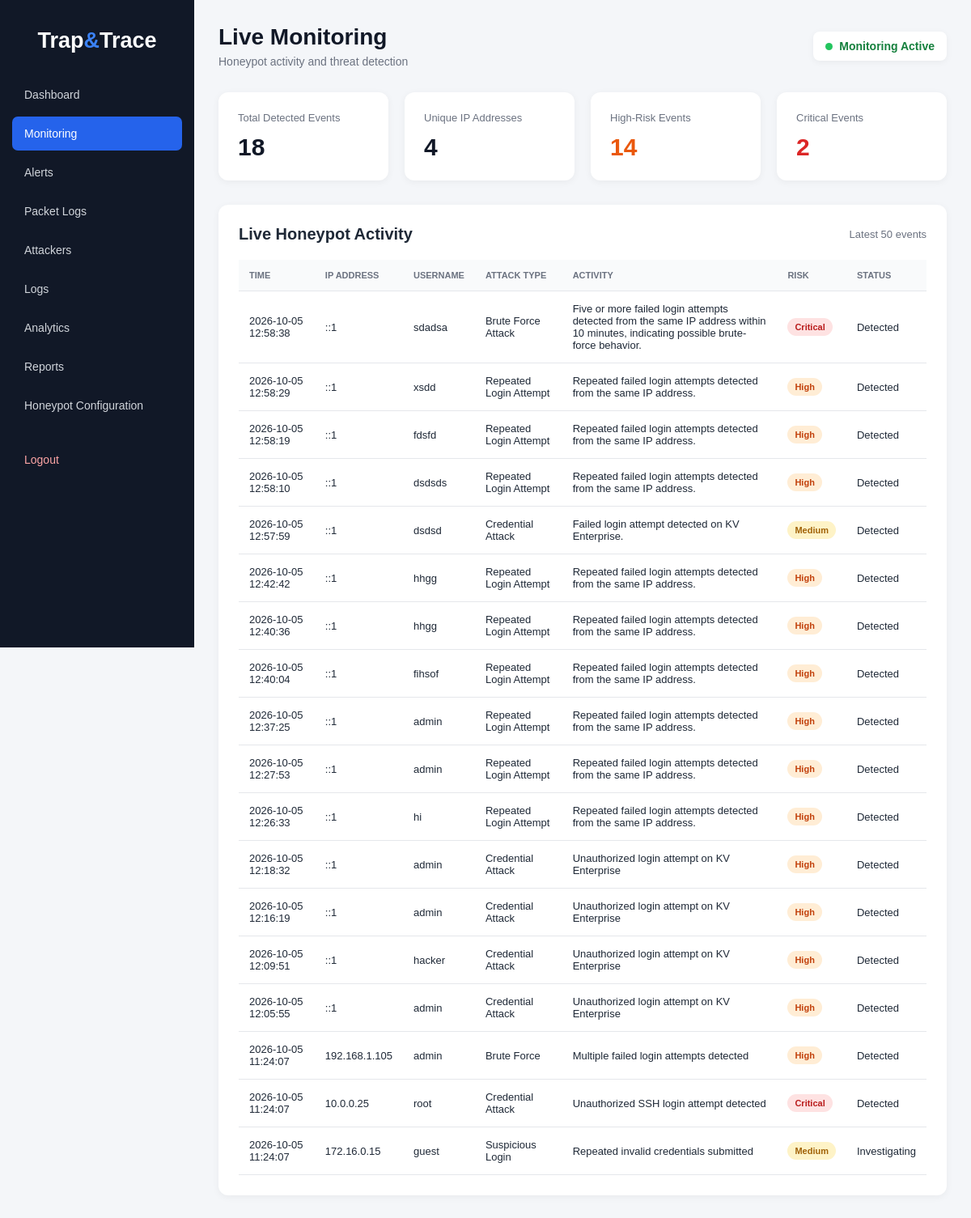
/Pages/monitoring.php (signed in), run on the app's committed database.
### tables this page shows
CREATE TABLE `attack_events` (
  `id` int(11) NOT NULL,
  `ip_address` varchar(45) NOT NULL,
  `username` varchar(100) DEFAULT NULL,
  `attack_type` varchar(100) NOT NULL,
  `command` text DEFAULT NULL,
  `activity` text NOT NULL,
  `risk_level` enum('Low','Medium','High','Critical') NOT NULL DEFAULT 'Low',
  `status` enum('Detected','Investigating','Resolved') NOT NULL DEFAULT 'Detected',
  `created_at` timestamp NOT NULL DEFAULT current_timestamp()
);

### Pages/monitoring.php (the view, shortened to what this page needs)
<?php
require_once "../config/database.php";
$totalEvents = $pdo
    ->query("SELECT COUNT(*) FROM attack_events")
    ->fetchColumn();
$uniqueIPs = $pdo
    ->query("SELECT COUNT(DISTINCT ip_address) FROM attack_events")
    ->fetchColumn();
$highRisk = $pdo
    ->query("
        SELECT COUNT(*)
        FROM attack_events
        WHERE risk_level = 'High'
    ")
    ->fetchColumn();
$criticalRisk = $pdo
    ->query("
        SELECT COUNT(*)
        FROM attack_events
        WHERE risk_level = 'Critical'
    ")
    ->fetchColumn();
$events = $pdo
    ->query("
        SELECT *
        FROM attack_events
        ORDER BY created_at DESC
        LIMIT 50
    ")
    ->fetchAll();
?>
<!DOCTYPE html>
<html lang="en">
<head>
</head>
<body>
<aside class="sidebar">
    <div class="sidebar-logo">
        <h2>
            Trap<span>&</span>Trace
        </h2>
    </div>
    <ul class="sidebar-menu">
        <li>
            <a href="../dashboard.php">
                Dashboard
            </a>
        </li>
        <li>
            <a
                href="monitoring.php"
                class="active"
            >
                Monitoring
            </a>
        </li>
        <li>
            <a href="alerts.php">
                Alerts
            </a>
        </li>
        <li>
            <a href="packet_logs.php">
                Packet Logs
            </a>
        </li>
        <li>
            <a href="attackers.php">
                Attackers
            </a>
        </li>
        <li>
            <a href="logs.php">
                Logs
            </a>
        </li>
        <li>
            <a href="analytics.php">
                Analytics
            </a>
        </li>
        <li>
            <a href="reports.php">
                Reports
            </a>
        </li>
        <li>
            <a href="settings.php">
                Honeypot Configuration
            </a>
        </li>
        <li class="logout">
            <a href="../logout.php">
                Logout
            </a>
        </li>
    </ul>
</aside>
<main class="main-content">
    <header class="top-header">
        <div>
            <h1>
                Live Monitoring
            </h1>
            <p>
                Honeypot activity and threat detection
            </p>
        </div>
        <div class="monitor-status">
            <span class="status-dot"></span>
            Monitoring Active
        </div>
    </header>
    <section class="stats-grid">
        <div class="stat-card">
            <h3>
                Total Detected Events
            </h3>
            <div class="stat-number">
                <?= $totalEvents ?>
            </div>
        </div>
        <div class="stat-card">
            <h3>
                Unique IP Addresses
            </h3>
            <div class="stat-number">
                <?= $uniqueIPs ?>
            </div>
        </div>
        <div class="stat-card">
            <h3>
                High-Risk Events
            </h3>
            <div class="stat-number high">
                <?= $highRisk ?>
            </div>
        </div>
        <div class="stat-card">
            <h3>
                Critical Events
            </h3>
            <div class="stat-number critical">
                <?= $criticalRisk ?>
            </div>
        </div>
    </section>
    <section class="events-card">
        <div class="events-header">
            <h2>
                Live Honeypot Activity
            </h2>
            <span>
                Latest 50 events
            </span>
        </div>
        <div class="table-container">
            <table>
                <thead>
                    <tr>
                        <th>
                            Time
                        </th>
                        <th>
                            IP Address
                        </th>
                        <th>
                            Username
                        </th>
                        <th>
                            Attack Type
                        </th>
                        <th>
                            Activity
                        </th>
                        <th>
                            Risk
                        </th>
                        <th>
                            Status
                        </th>
                    </tr>
                </thead>
                <tbody>
                <?php if (count($events) > 0): ?>
                    <?php foreach ($events as $event): ?>
                        <tr>
                            <td>
                                <?= htmlspecialchars($event["created_at"]) ?>
                            </td>
                            <td>
                                <?= htmlspecialchars($event["ip_address"]) ?>
                            </td>
                            <td>
                                <?= htmlspecialchars($event["username"] ?? "-") ?>
                            </td>
                            <td>
                                <?= htmlspecialchars($event["attack_type"]) ?>
                            </td>
                            <td>
                                <?= htmlspecialchars($event["activity"]) ?>
                            </td>
                            <td>
                                <?php
                                $riskClass = "risk-low";
                                if ($event["risk_level"] === "Critical") {
                                    $riskClass = "risk-critical";
                                } elseif ($event["risk_level"] === "High") {
                                    $riskClass = "risk-high";
                                } elseif ($event["risk_level"] === "Medium") {
                                    $riskClass = "risk-medium";
                                }
                                ?>
                                <span class="risk <?= $riskClass ?>">
                                    <?= htmlspecialchars($event["risk_level"]) ?>
                                </span>
                            </td>
                            <td>
                                <?= htmlspecialchars($event["status"]) ?>
                            </td>
                        </tr>
                    <?php endforeach; ?>
                <?php endif; ?>
                </tbody>
            </table>
        </div>
    </section>
</main>
</body>
</html>

### Pages/monitoring.php (style rules this page uses)
* { margin: 0; padding: 0; box-sizing: border-box; }
body { font-family: Arial, Helvetica, sans-serif; background: #f4f6f9; color: #1f2937; }
.sidebar { position: fixed; left: 0; top: 0; width: 240px; height: 100vh; background: #111827; color: white; padding: 25px 15px; }
.sidebar-logo { text-align: center; padding: 10px 0 30px; }
.sidebar-logo h2 { font-size: 27px; }
.sidebar-logo span { color: #3b82f6; }
.sidebar-menu { list-style: none; }
.sidebar-menu li { margin-bottom: 6px; }
.sidebar-menu a { display: block; padding: 13px 15px; border-radius: 7px; color: #d1d5db; text-decoration: none; font-size: 14px; }
.sidebar-menu a:hover, .sidebar-menu a.active { background: #2563eb; color: white; }
.logout { margin-top: 25px; }
.logout a { color: #fca5a5; }
.main-content { margin-left: 240px; padding: 30px; }
.top-header { display: flex; justify-content: space-between; align-items: center; margin-bottom: 30px; }
.top-header h1 { font-size: 28px; color: #111827; }
.top-header p { margin-top: 6px; color: #6b7280; font-size: 14px; }
.monitor-status { display: flex; align-items: center; gap: 8px; background: white; padding: 10px 15px; border-radius: 8px; box-shadow: 0 2px 8px rgba(0, 0, 0, 0.05); color: #15803d; font-size: 14px; font-weight: 600; }
.status-dot { width: 9px; height: 9px; border-radius: 50%; background: #22c55e; }
.stats-grid { display: grid; grid-template-columns: repeat(4, 1fr); gap: 20px; margin-bottom: 30px; }
.stat-card { background: white; padding: 24px; border-radius: 12px; box-shadow: 0 2px 10px rgba(0, 0, 0, 0.05); }
.stat-card h3 { color: #6b7280; font-size: 13px; font-weight: normal; margin-bottom: 12px; }
.stat-number { font-size: 30px; font-weight: bold; color: #111827; }
.critical { color: #dc2626; }
.high { color: #ea580c; }
.events-card { background: white; border-radius: 12px; padding: 25px; box-shadow: 0 2px 10px rgba(0, 0, 0, 0.05); }
.events-header { display: flex; justify-content: space-between; align-items: center; margin-bottom: 20px; }
.events-header h2 { font-size: 20px; }
.events-header span { color: #6b7280; font-size: 13px; }
.table-container { overflow-x: auto; }
table { width: 100%; border-collapse: collapse; }
th { text-align: left; padding: 13px; background: #f9fafb; color: #6b7280; font-size: 11px; text-transform: uppercase; border-bottom: 1px solid #e5e7eb; }
td { padding: 14px 13px; border-bottom: 1px solid #e5e7eb; font-size: 13px; }
.risk { display: inline-block; padding: 5px 9px; border-radius: 20px; font-size: 11px; font-weight: bold; }
.risk-critical { background: #fee2e2; color: #b91c1c; }
.risk-high { background: #ffedd5; color: #c2410c; }
.risk-medium { background: #fef3c7; color: #a16207; }

### data on the page
attack_events: created_at "2026-10-05 12:58:38", ip_address "::1", username "sdadsa", attack_type "Brute Force Attack", activity "Five or more failed login attempts detected from the same IP address within 10 minutes, indicating possible brute-force behavior.", risk_level "Critical", status "Detected"
attack_events: created_at "2026-10-05 12:58:29", ip_address "::1", username "xsdd", attack_type "Repeated Login Attempt", activity "Repeated failed login attempts detected from the same IP address.", risk_level "High", status "Detected"
attack_events: created_at "2026-10-05 12:58:19", ip_address "::1", username "fdsfd", attack_type "Repeated Login Attempt", activity "Repeated failed login attempts detected from the same IP address.", risk_level "High", status "Detected"
attack_events: created_at "2026-10-05 12:58:10", ip_address "::1", username "dsdsds", attack_type "Repeated Login Attempt", activity "Repeated failed login attempts detected from the same IP address.", risk_level "High", status "Detected"
attack_events: created_at "2026-10-05 12:57:59", ip_address "::1", username "dsdsd", attack_type "Credential Attack", activity "Failed login attempt detected on KV Enterprise.", risk_level "Medium", status "Detected"
attack_events: created_at "2026-10-05 12:42:42", ip_address "::1", username "hhgg", attack_type "Repeated Login Attempt", activity "Repeated failed login attempts detected from the same IP address.", risk_level "High", status "Detected"
attack_events: created_at "2026-10-05 12:40:36", ip_address "::1", username "hhgg", attack_type "Repeated Login Attempt", activity "Repeated failed login attempts detected from the same IP address.", risk_level "High", status "Detected"
attack_events: created_at "2026-10-05 12:40:04", ip_address "::1", username "fihsof", attack_type "Repeated Login Attempt", activity "Repeated failed login attempts detected from the same IP address.", risk_level "High", status "Detected"
attack_events: created_at "2026-10-05 12:37:25", ip_address "::1", username "admin", attack_type "Repeated Login Attempt", activity "Repeated failed login attempts detected from the same IP address.", risk_level "High", status "Detected"
attack_events: created_at "2026-10-05 12:27:53", ip_address "::1", username "admin", attack_type "Repeated Login Attempt", activity "Repeated failed login attempts detected from the same IP address.", risk_level "High", status "Detected"
attack_events: created_at "2026-10-05 12:26:33", ip_address "::1", username "hi", attack_type "Repeated Login Attempt", activity "Repeated failed login attempts detected from the same IP address.", risk_level "High", status "Detected"
attack_events: created_at "2026-10-05 12:18:32", ip_address "::1", username "admin", attack_type "Credential Attack", activity "Unauthorized login attempt on KV Enterprise", risk_level "High", status "Detected"
attack_events: created_at "2026-10-05 12:16:19", ip_address "::1", username "admin", attack_type "Credential Attack", activity "Unauthorized login attempt on KV Enterprise", risk_level "High", status "Detected"
attack_events: created_at "2026-10-05 12:09:51", ip_address "::1", username "hacker", attack_type "Credential Attack", activity "Unauthorized login attempt on KV Enterprise", risk_level "High", status "Detected"
attack_events: created_at "2026-10-05 12:05:55", ip_address "::1", username "admin", attack_type "Credential Attack", activity "Unauthorized login attempt on KV Enterprise", risk_level "High", status "Detected"
attack_events: created_at "2026-10-05 11:24:07", ip_address "192.168.1.105", username "admin", attack_type "Brute Force", activity "Multiple failed login attempts detected", risk_level "High", status "Detected"
attack_events: created_at "2026-10-05 11:24:07", ip_address "10.0.0.25", username "root", attack_type "Credential Attack", activity "Unauthorized SSH login attempt detected", risk_level "Critical", status "Detected"
attack_events: created_at "2026-10-05 11:24:07", ip_address "172.16.0.15", username "guest", attack_type "Suspicious Login", activity "Repeated invalid credentials submitted", risk_level "Medium", status "Investigating"

### other printed values
$totalEvents "18"
$uniqueIPs "4"
$highRisk "14"
$criticalRisk "2"
